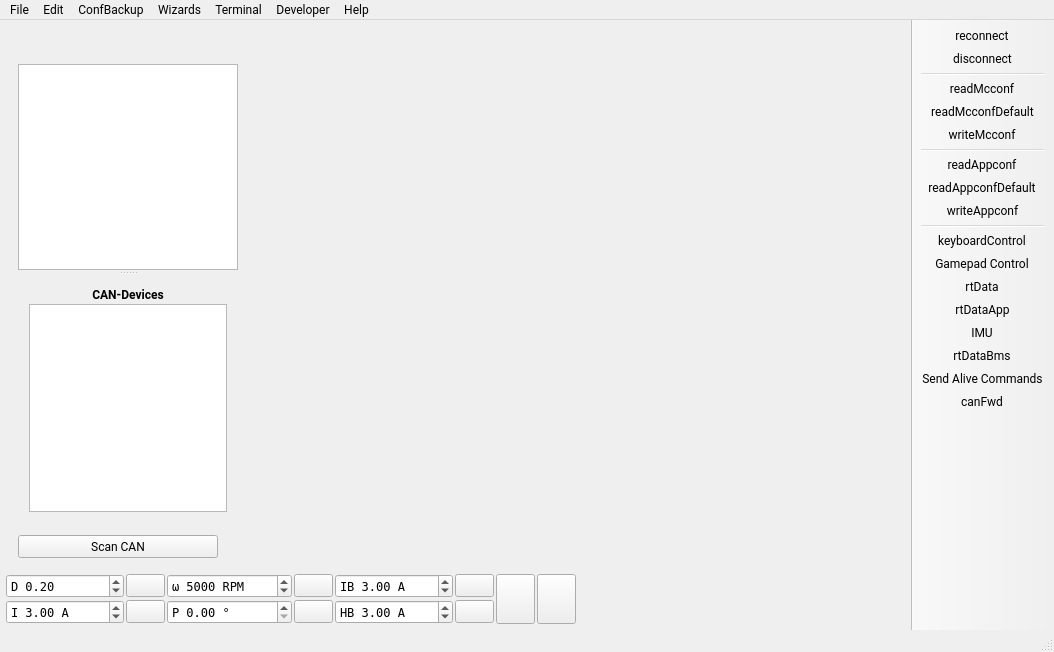
<?xml version="1.0" encoding="UTF-8"?>
<ui version="4.0">
 <class>MainWindow</class>
 <widget class="QMainWindow" name="MainWindow">
  <property name="geometry">
   <rect>
    <x>0</x>
    <y>0</y>
    <width>1054</width>
    <height>652</height>
   </rect>
  </property>
  <property name="font">
   <font>
    <family>Roboto</family>
   </font>
  </property>
  <property name="windowTitle">
   <string>VESC Tool</string>
  </property>
  <property name="windowIcon">
   <iconset>
    <normaloff>:/res/icon.png</normaloff>:/res/icon.png</iconset>
  </property>
  <widget class="QWidget" name="centralWidget">
   <layout class="QVBoxLayout" name="verticalLayout_3">
    <property name="spacing">
     <number>4</number>
    </property>
    <property name="leftMargin">
     <number>6</number>
    </property>
    <property name="topMargin">
     <number>6</number>
    </property>
    <property name="rightMargin">
     <number>6</number>
    </property>
    <property name="bottomMargin">
     <number>6</number>
    </property>
    <item>
     <layout class="QHBoxLayout" name="horizontalLayout">
      <property name="spacing">
       <number>4</number>
      </property>
      <item>
       <layout class="QVBoxLayout" name="verticalLayout_2">
        <property name="spacing">
         <number>12</number>
        </property>
        <property name="leftMargin">
         <number>12</number>
        </property>
        <property name="topMargin">
         <number>12</number>
        </property>
        <property name="rightMargin">
         <number>0</number>
        </property>
        <property name="bottomMargin">
         <number>12</number>
        </property>
        <item>
         <widget class="QLabel" name="pageLabel">
          <property name="enabled">
           <bool>true</bool>
          </property>
          <property name="maximumSize">
           <size>
            <width>220</width>
            <height>56</height>
           </size>
          </property>
          <property name="text">
           <string/>
          </property>
          <property name="scaledContents">
           <bool>true</bool>
          </property>
         </widget>
        </item>
        <item>
         <widget class="QSplitter" name="leftSplitter">
          <property name="orientation">
           <enum>Qt::Vertical</enum>
          </property>
          <property name="handleWidth">
           <number>6</number>
          </property>
          <property name="childrenCollapsible">
           <bool>true</bool>
          </property>
          <widget class="QListWidget" name="pageList">
           <property name="sizePolicy">
            <sizepolicy hsizetype="Expanding" vsizetype="Expanding">
             <horstretch>0</horstretch>
             <verstretch>0</verstretch>
            </sizepolicy>
           </property>
           <property name="minimumSize">
            <size>
             <width>220</width>
             <height>0</height>
            </size>
           </property>
           <property name="maximumSize">
            <size>
             <width>220</width>
             <height>16777215</height>
            </size>
           </property>
           <property name="font">
            <font>
             <family>Roboto</family>
            </font>
           </property>
           <property name="editTriggers">
            <set>QAbstractItemView::NoEditTriggers</set>
           </property>
           <property name="selectionBehavior">
            <enum>QAbstractItemView::SelectRows</enum>
           </property>
           <property name="resizeMode">
            <enum>QListView::Adjust</enum>
           </property>
           <property name="viewMode">
            <enum>QListView::ListMode</enum>
           </property>
          </widget>
          <widget class="QWidget" name="layoutWidget">
           <layout class="QVBoxLayout" name="verticalLayout">
            <property name="spacing">
             <number>2</number>
            </property>
            <item>
             <widget class="QLabel" name="label">
              <property name="font">
               <font>
                <family>Roboto</family>
                <bold>true</bold>
               </font>
              </property>
              <property name="text">
               <string>CAN-Devices</string>
              </property>
              <property name="alignment">
               <set>Qt::AlignCenter</set>
              </property>
             </widget>
            </item>
            <item>
             <widget class="QListWidget" name="canList">
              <property name="minimumSize">
               <size>
                <width>0</width>
                <height>100</height>
               </size>
              </property>
              <property name="font">
               <font>
                <family>Roboto</family>
               </font>
              </property>
              <property name="editTriggers">
               <set>QAbstractItemView::NoEditTriggers</set>
              </property>
              <property name="selectionBehavior">
               <enum>QAbstractItemView::SelectRows</enum>
              </property>
             </widget>
            </item>
           </layout>
          </widget>
         </widget>
        </item>
        <item>
         <widget class="QPushButton" name="scanCanButton">
          <property name="sizePolicy">
           <sizepolicy hsizetype="Expanding" vsizetype="Minimum">
            <horstretch>0</horstretch>
            <verstretch>0</verstretch>
           </sizepolicy>
          </property>
          <property name="maximumSize">
           <size>
            <width>200</width>
            <height>16777215</height>
           </size>
          </property>
          <property name="text">
           <string>Scan CAN</string>
          </property>
         </widget>
        </item>
       </layout>
      </item>
      <item>
       <widget class="QStackedWidget" name="pageWidget">
        <property name="font">
         <font>
          <family>Roboto</family>
         </font>
        </property>
        <property name="currentIndex">
         <number>-1</number>
        </property>
       </widget>
      </item>
     </layout>
    </item>
    <item>
     <layout class="QGridLayout" name="gridLayout_3">
      <property name="spacing">
       <number>2</number>
      </property>
      <item row="0" column="8">
       <widget class="DisplayBar" name="dispDuty" native="true">
        <property name="sizePolicy">
         <sizepolicy hsizetype="MinimumExpanding" vsizetype="Preferred">
          <horstretch>0</horstretch>
          <verstretch>0</verstretch>
         </sizepolicy>
        </property>
        <property name="minimumSize">
         <size>
          <width>150</width>
          <height>0</height>
         </size>
        </property>
       </widget>
      </item>
      <item row="0" column="4">
       <widget class="QDoubleSpinBox" name="brakeCurrentBox">
        <property name="font">
         <font>
          <family>DejaVu Sans Mono</family>
         </font>
        </property>
        <property name="toolTip">
         <string>Brake current</string>
        </property>
        <property name="prefix">
         <string>IB </string>
        </property>
        <property name="suffix">
         <string> A</string>
        </property>
        <property name="minimum">
         <double>-500.000000000000000</double>
        </property>
        <property name="maximum">
         <double>500.000000000000000</double>
        </property>
        <property name="singleStep">
         <double>0.500000000000000</double>
        </property>
        <property name="value">
         <double>3.000000000000000</double>
        </property>
       </widget>
      </item>
      <item row="1" column="1">
       <widget class="QPushButton" name="currentButton">
        <property name="toolTip">
         <string>Current</string>
        </property>
        <property name="text">
         <string/>
        </property>
       </widget>
      </item>
      <item row="0" column="5">
       <widget class="QPushButton" name="brakeCurrentButton">
        <property name="toolTip">
         <string>Brake current</string>
        </property>
        <property name="text">
         <string/>
        </property>
       </widget>
      </item>
      <item row="1" column="5">
       <widget class="QPushButton" name="handbrakeButton">
        <property name="toolTip">
         <string>Handbrake current</string>
        </property>
        <property name="text">
         <string/>
        </property>
       </widget>
      </item>
      <item row="0" column="3">
       <widget class="QPushButton" name="speedButton">
        <property name="toolTip">
         <string>Speed</string>
        </property>
        <property name="text">
         <string/>
        </property>
       </widget>
      </item>
      <item row="0" column="7" rowspan="2">
       <widget class="QPushButton" name="stopButton">
        <property name="sizePolicy">
         <sizepolicy hsizetype="Fixed" vsizetype="MinimumExpanding">
          <horstretch>0</horstretch>
          <verstretch>0</verstretch>
         </sizepolicy>
        </property>
        <property name="toolTip">
         <string>Switch off</string>
        </property>
        <property name="text">
         <string/>
        </property>
        <property name="iconSize">
         <size>
          <width>40</width>
          <height>40</height>
         </size>
        </property>
       </widget>
      </item>
      <item row="0" column="6" rowspan="2">
       <widget class="QPushButton" name="fullBrakeButton">
        <property name="sizePolicy">
         <sizepolicy hsizetype="Fixed" vsizetype="MinimumExpanding">
          <horstretch>0</horstretch>
          <verstretch>0</verstretch>
         </sizepolicy>
        </property>
        <property name="toolTip">
         <string>Full brake</string>
        </property>
        <property name="text">
         <string/>
        </property>
        <property name="iconSize">
         <size>
          <width>40</width>
          <height>40</height>
         </size>
        </property>
        <property name="autoDefault">
         <bool>false</bool>
        </property>
        <property name="default">
         <bool>false</bool>
        </property>
        <property name="flat">
         <bool>false</bool>
        </property>
       </widget>
      </item>
      <item row="1" column="8">
       <widget class="DisplayBar" name="dispCurrent" native="true">
        <property name="sizePolicy">
         <sizepolicy hsizetype="MinimumExpanding" vsizetype="Preferred">
          <horstretch>0</horstretch>
          <verstretch>0</verstretch>
         </sizepolicy>
        </property>
        <property name="minimumSize">
         <size>
          <width>150</width>
          <height>0</height>
         </size>
        </property>
       </widget>
      </item>
      <item row="0" column="2">
       <widget class="QDoubleSpinBox" name="speedBox">
        <property name="font">
         <font>
          <family>DejaVu Sans Mono</family>
         </font>
        </property>
        <property name="toolTip">
         <string>Speed</string>
        </property>
        <property name="prefix">
         <string>ω </string>
        </property>
        <property name="suffix">
         <string> RPM</string>
        </property>
        <property name="decimals">
         <number>0</number>
        </property>
        <property name="minimum">
         <double>-400000.000000000000000</double>
        </property>
        <property name="maximum">
         <double>400000.000000000000000</double>
        </property>
        <property name="singleStep">
         <double>100.000000000000000</double>
        </property>
        <property name="value">
         <double>5000.000000000000000</double>
        </property>
       </widget>
      </item>
      <item row="1" column="4">
       <widget class="QDoubleSpinBox" name="handbrakeBox">
        <property name="font">
         <font>
          <family>DejaVu Sans Mono</family>
         </font>
        </property>
        <property name="toolTip">
         <string>Handbrake current</string>
        </property>
        <property name="prefix">
         <string>HB </string>
        </property>
        <property name="suffix">
         <string> A</string>
        </property>
        <property name="minimum">
         <double>-500.000000000000000</double>
        </property>
        <property name="maximum">
         <double>500.000000000000000</double>
        </property>
        <property name="singleStep">
         <double>0.500000000000000</double>
        </property>
        <property name="value">
         <double>3.000000000000000</double>
        </property>
       </widget>
      </item>
      <item row="0" column="0">
       <widget class="QDoubleSpinBox" name="dutyBox">
        <property name="font">
         <font>
          <family>DejaVu Sans Mono</family>
         </font>
        </property>
        <property name="toolTip">
         <string>Duty cycle</string>
        </property>
        <property name="wrapping">
         <bool>false</bool>
        </property>
        <property name="frame">
         <bool>true</bool>
        </property>
        <property name="prefix">
         <string>D </string>
        </property>
        <property name="minimum">
         <double>-1.000000000000000</double>
        </property>
        <property name="maximum">
         <double>1.000000000000000</double>
        </property>
        <property name="singleStep">
         <double>0.010000000000000</double>
        </property>
        <property name="value">
         <double>0.200000000000000</double>
        </property>
       </widget>
      </item>
      <item row="1" column="3">
       <widget class="QPushButton" name="posButton">
        <property name="toolTip">
         <string>Position</string>
        </property>
        <property name="text">
         <string/>
        </property>
       </widget>
      </item>
      <item row="0" column="1">
       <widget class="QPushButton" name="dutyButton">
        <property name="toolTip">
         <string>Duty cycle</string>
        </property>
        <property name="text">
         <string/>
        </property>
        <property name="flat">
         <bool>false</bool>
        </property>
       </widget>
      </item>
      <item row="1" column="2">
       <widget class="QDoubleSpinBox" name="posBox">
        <property name="font">
         <font>
          <family>DejaVu Sans Mono</family>
         </font>
        </property>
        <property name="toolTip">
         <string>Position</string>
        </property>
        <property name="prefix">
         <string>P </string>
        </property>
        <property name="suffix">
         <string> °</string>
        </property>
        <property name="maximum">
         <double>360.000000000000000</double>
        </property>
        <property name="singleStep">
         <double>0.100000000000000</double>
        </property>
        <property name="value">
         <double>0.000000000000000</double>
        </property>
       </widget>
      </item>
      <item row="1" column="0">
       <widget class="QDoubleSpinBox" name="currentBox">
        <property name="font">
         <font>
          <family>DejaVu Sans Mono</family>
         </font>
        </property>
        <property name="toolTip">
         <string>Current</string>
        </property>
        <property name="frame">
         <bool>true</bool>
        </property>
        <property name="prefix">
         <string>I </string>
        </property>
        <property name="suffix">
         <string> A</string>
        </property>
        <property name="minimum">
         <double>-5000.000000000000000</double>
        </property>
        <property name="maximum">
         <double>5000.000000000000000</double>
        </property>
        <property name="singleStep">
         <double>0.500000000000000</double>
        </property>
        <property name="value">
         <double>3.000000000000000</double>
        </property>
       </widget>
      </item>
     </layout>
    </item>
   </layout>
  </widget>
  <widget class="QToolBar" name="mainToolBar">
   <property name="toolTip">
    <string/>
   </property>
   <property name="movable">
    <bool>false</bool>
   </property>
   <property name="iconSize">
    <size>
     <width>24</width>
     <height>24</height>
    </size>
   </property>
   <property name="toolButtonStyle">
    <enum>Qt::ToolButtonIconOnly</enum>
   </property>
   <property name="floatable">
    <bool>false</bool>
   </property>
   <attribute name="toolBarArea">
    <enum>RightToolBarArea</enum>
   </attribute>
   <attribute name="toolBarBreak">
    <bool>false</bool>
   </attribute>
   <addaction name="actionReconnect"/>
   <addaction name="actionDisconnect"/>
   <addaction name="separator"/>
   <addaction name="actionReadMcconf"/>
   <addaction name="actionReadMcconfDefault"/>
   <addaction name="actionWriteMcconf"/>
   <addaction name="separator"/>
   <addaction name="actionReadAppconf"/>
   <addaction name="actionReadAppconfDefault"/>
   <addaction name="actionWriteAppconf"/>
   <addaction name="separator"/>
   <addaction name="actionKeyboardControl"/>
   <addaction name="actionGamepadControl"/>
   <addaction name="actionRtData"/>
   <addaction name="actionRtDataApp"/>
   <addaction name="actionIMU"/>
   <addaction name="actionrtDataBms"/>
   <addaction name="actionSendAlive"/>
   <addaction name="actionCanFwd"/>
  </widget>
  <widget class="QStatusBar" name="statusBar"/>
  <widget class="QMenuBar" name="menuBar">
   <property name="geometry">
    <rect>
     <x>0</x>
     <y>0</y>
     <width>1054</width>
     <height>23</height>
    </rect>
   </property>
   <widget class="QMenu" name="menuFile">
    <property name="title">
     <string>File</string>
    </property>
    <addaction name="actionSaveMotorConfXml"/>
    <addaction name="actionLoadMotorConfXml"/>
    <addaction name="separator"/>
    <addaction name="actionSaveAppconfXml"/>
    <addaction name="actionLoadAppconfXml"/>
    <addaction name="separator"/>
    <addaction name="actionSaveMotorConfigurationHeader"/>
    <addaction name="actionSaveMotorConfigurationHeaderWrap"/>
    <addaction name="separator"/>
    <addaction name="actionSaveAppConfigurationHeader"/>
    <addaction name="actionSaveAppConfigurationHeaderWrap"/>
    <addaction name="separator"/>
    <addaction name="actionLaunchBoardConfigurator"/>
    <addaction name="actionLaunchMobileTool"/>
    <addaction name="separator"/>
    <addaction name="actionExit"/>
   </widget>
   <widget class="QMenu" name="menuHelp">
    <property name="title">
     <string>Help</string>
    </property>
    <addaction name="separator"/>
    <addaction name="actionVESCProjectForums"/>
    <addaction name="separator"/>
    <addaction name="actionVESCToolChangelog"/>
    <addaction name="actionFirmwareChangelog"/>
    <addaction name="separator"/>
    <addaction name="actionAbout"/>
    <addaction name="actionLibrariesUsed"/>
    <addaction name="actionAboutQt"/>
    <addaction name="separator"/>
    <addaction name="actionSafetyInformation"/>
    <addaction name="actionWarrantyStatement"/>
    <addaction name="actionLicense"/>
   </widget>
   <widget class="QMenu" name="menuTools">
    <property name="title">
     <string>Developer</string>
    </property>
    <addaction name="actionParameterEditorMcconf"/>
    <addaction name="actionParameterEditorAppconf"/>
    <addaction name="actionParameterEditorInfo"/>
    <addaction name="actionParameterEditorFW"/>
    <addaction name="actionParameterEditorCustomConf0"/>
    <addaction name="actionExportConfigurationParser"/>
   </widget>
   <widget class="QMenu" name="menuTerminal">
    <property name="title">
     <string>Terminal</string>
    </property>
    <addaction name="actionTerminalShowHelp"/>
    <addaction name="actionTerminalPrintFaults"/>
    <addaction name="actionTerminalPrintThreads"/>
    <addaction name="separator"/>
    <addaction name="actionTerminalDRVResetLatchedFaults"/>
    <addaction name="separator"/>
    <addaction name="actionTerminalClear"/>
    <addaction name="separator"/>
    <addaction name="actionReboot"/>
    <addaction name="actionShutdown"/>
   </widget>
   <widget class="QMenu" name="menuCommands">
    <property name="font">
     <font>
      <family>Roboto</family>
     </font>
    </property>
    <property name="title">
     <string>Edit</string>
    </property>
    <addaction name="actionPreferences"/>
   </widget>
   <widget class="QMenu" name="menuWizards">
    <property name="title">
     <string>Wizards</string>
    </property>
    <addaction name="actionAutoSetupFOC"/>
    <addaction name="actionSetupMotorsFOCQuick"/>
    <addaction name="actionAppSetupWizard"/>
    <addaction name="actionMotorSetupWizard"/>
   </widget>
   <widget class="QMenu" name="menuTools_2">
    <property name="title">
     <string>ConfBackup</string>
    </property>
    <addaction name="actionBackupConfiguration"/>
    <addaction name="actionBackupConfigurationsCAN"/>
    <addaction name="actionRestoreConfiguration"/>
    <addaction name="actionRestoreConfigurationsCAN"/>
    <addaction name="actionClearConfigurationBackups"/>
   </widget>
   <addaction name="menuFile"/>
   <addaction name="menuCommands"/>
   <addaction name="menuTools_2"/>
   <addaction name="menuWizards"/>
   <addaction name="menuTerminal"/>
   <addaction name="menuTools"/>
   <addaction name="menuHelp"/>
  </widget>
  <action name="actionReadMcconf">
   <property name="text">
    <string>readMcconf</string>
   </property>
   <property name="toolTip">
    <string>Read motor Configuration</string>
   </property>
  </action>
  <action name="actionReadMcconfDefault">
   <property name="text">
    <string>readMcconfDefault</string>
   </property>
   <property name="toolTip">
    <string>Read default motor configuration</string>
   </property>
  </action>
  <action name="actionWriteMcconf">
   <property name="text">
    <string>writeMcconf</string>
   </property>
   <property name="toolTip">
    <string>Write motor configuration</string>
   </property>
  </action>
  <action name="actionSaveMotorConfXml">
   <property name="text">
    <string>Save Motor Configuration XML as...</string>
   </property>
  </action>
  <action name="actionLoadMotorConfXml">
   <property name="text">
    <string>Load Motor Configuration XML</string>
   </property>
  </action>
  <action name="actionDisconnect">
   <property name="text">
    <string>disconnect</string>
   </property>
   <property name="toolTip">
    <string>Disconnect</string>
   </property>
  </action>
  <action name="actionReboot">
   <property name="text">
    <string>Reboot</string>
   </property>
   <property name="toolTip">
    <string>Reboot via CPU reset</string>
   </property>
  </action>
  <action name="actionShutdown">
   <property name="text">
    <string>Shutdown</string>
   </property>
   <property name="toolTip">
    <string>Shutdown (for controllers with auto-shutdown support only)</string>
   </property>
  </action>
  <action name="actionCanFwd">
   <property name="checkable">
    <bool>true</bool>
   </property>
   <property name="text">
    <string>canFwd</string>
   </property>
   <property name="toolTip">
    <string>Forward communication over CAN-bus</string>
   </property>
  </action>
  <action name="actionReconnect">
   <property name="text">
    <string>reconnect</string>
   </property>
   <property name="toolTip">
    <string>Reconnect last connection</string>
   </property>
  </action>
  <action name="actionRtData">
   <property name="checkable">
    <bool>true</bool>
   </property>
   <property name="text">
    <string>rtData</string>
   </property>
   <property name="toolTip">
    <string>Stream realtime data</string>
   </property>
  </action>
  <action name="actionReadAppconf">
   <property name="text">
    <string>readAppconf</string>
   </property>
   <property name="toolTip">
    <string>Read app configuration</string>
   </property>
  </action>
  <action name="actionReadAppconfDefault">
   <property name="text">
    <string>readAppconfDefault</string>
   </property>
   <property name="toolTip">
    <string>Read default app configuration</string>
   </property>
  </action>
  <action name="actionWriteAppconf">
   <property name="text">
    <string>writeAppconf</string>
   </property>
   <property name="toolTip">
    <string>Write app configuration</string>
   </property>
  </action>
  <action name="actionSaveAppconfXml">
   <property name="text">
    <string>Save App Configuration XML as...</string>
   </property>
  </action>
  <action name="actionLoadAppconfXml">
   <property name="text">
    <string>Load App Configuration XML</string>
   </property>
  </action>
  <action name="actionExit">
   <property name="text">
    <string>Exit</string>
   </property>
  </action>
  <action name="actionAbout">
   <property name="text">
    <string>About VESC Tool</string>
   </property>
  </action>
  <action name="actionKeyboardControl">
   <property name="checkable">
    <bool>true</bool>
   </property>
   <property name="text">
    <string>keyboardControl</string>
   </property>
   <property name="toolTip">
    <string>&lt;!DOCTYPE HTML PUBLIC &quot;-//W3C//DTD HTML 4.0//EN&quot; &quot;http://www.w3.org/TR/REC-html40/strict.dtd&quot;&gt;
&lt;html&gt;&lt;head&gt;&lt;meta name=&quot;qrichtext&quot; content=&quot;1&quot; /&gt;&lt;style type=&quot;text/css&quot;&gt;
p, li { white-space: pre-wrap; }
&lt;/style&gt;&lt;/head&gt;&lt;body style=&quot; font-family:'Roboto'; font-size:11pt; font-weight:400; font-style:normal;&quot;&gt;
&lt;p style=&quot; margin-top:0px; margin-bottom:0px; margin-left:0px; margin-right:0px; -qt-block-indent:0; text-indent:0px;&quot;&gt;&lt;span style=&quot; font-family:'Roboto';&quot;&gt;Enable keyboard control.&lt;/span&gt;&lt;/p&gt;
&lt;p style=&quot;-qt-paragraph-type:empty; margin-top:0px; margin-bottom:0px; margin-left:0px; margin-right:0px; -qt-block-indent:0; text-indent:0px; font-family:'Roboto';&quot;&gt;&lt;br /&gt;&lt;/p&gt;
&lt;p style=&quot; margin-top:0px; margin-bottom:0px; margin-left:0px; margin-right:0px; -qt-block-indent:0; text-indent:0px;&quot;&gt;&lt;span style=&quot; font-family:'Roboto';&quot;&gt;Key functions:&lt;/span&gt;&lt;/p&gt;
&lt;p style=&quot; margin-top:0px; margin-bottom:0px; margin-left:0px; margin-right:0px; -qt-block-indent:0; text-indent:0px;&quot;&gt;&lt;span style=&quot; font-family:'Roboto';&quot;&gt;&lt;br /&gt;&lt;/span&gt;&lt;span style=&quot; font-family:'Roboto'; font-weight:600;&quot;&gt;Up and Down Arrow Keys&lt;/span&gt;&lt;/p&gt;
&lt;p style=&quot; margin-top:0px; margin-bottom:0px; margin-left:0px; margin-right:0px; -qt-block-indent:0; text-indent:0px;&quot;&gt;&lt;span style=&quot; font-family:'Roboto';&quot;&gt;Current control using the current value in the lower&lt;/span&gt;&lt;/p&gt;
&lt;p style=&quot; margin-top:0px; margin-bottom:0px; margin-left:0px; margin-right:0px; -qt-block-indent:0; text-indent:0px;&quot;&gt;&lt;span style=&quot; font-family:'Roboto';&quot;&gt;left corner.&lt;/span&gt;&lt;/p&gt;
&lt;p style=&quot;-qt-paragraph-type:empty; margin-top:0px; margin-bottom:0px; margin-left:0px; margin-right:0px; -qt-block-indent:0; text-indent:0px; font-family:'Roboto';&quot;&gt;&lt;br /&gt;&lt;/p&gt;
&lt;p style=&quot; margin-top:0px; margin-bottom:0px; margin-left:0px; margin-right:0px; -qt-block-indent:0; text-indent:0px;&quot;&gt;&lt;span style=&quot; font-family:'Roboto'; font-weight:600;&quot;&gt;Right and Left Arrow Keys&lt;/span&gt;&lt;/p&gt;
&lt;p style=&quot; margin-top:0px; margin-bottom:0px; margin-left:0px; margin-right:0px; -qt-block-indent:0; text-indent:0px;&quot;&gt;&lt;span style=&quot; font-family:'Roboto';&quot;&gt;Duty cycle control. Slowly ramps up and down the duty&lt;/span&gt;&lt;/p&gt;
&lt;p style=&quot; margin-top:0px; margin-bottom:0px; margin-left:0px; margin-right:0px; -qt-block-indent:0; text-indent:0px;&quot;&gt;&lt;span style=&quot; font-family:'Roboto';&quot;&gt;cycle. When e.g. starting with right and then also holding&lt;/span&gt;&lt;/p&gt;
&lt;p style=&quot; margin-top:0px; margin-bottom:0px; margin-left:0px; margin-right:0px; -qt-block-indent:0; text-indent:0px;&quot;&gt;&lt;span style=&quot; font-family:'Roboto';&quot;&gt;left, the duty cycle is ramped higher.&lt;/span&gt;&lt;/p&gt;
&lt;p style=&quot;-qt-paragraph-type:empty; margin-top:0px; margin-bottom:0px; margin-left:0px; margin-right:0px; -qt-block-indent:0; text-indent:0px; font-family:'Roboto';&quot;&gt;&lt;br /&gt;&lt;/p&gt;
&lt;p style=&quot; margin-top:0px; margin-bottom:0px; margin-left:0px; margin-right:0px; -qt-block-indent:0; text-indent:0px;&quot;&gt;&lt;span style=&quot; font-family:'Roboto'; font-weight:600;&quot;&gt;Page Down&lt;/span&gt;&lt;/p&gt;
&lt;p style=&quot; margin-top:0px; margin-bottom:0px; margin-left:0px; margin-right:0px; -qt-block-indent:0; text-indent:0px;&quot;&gt;&lt;span style=&quot; font-family:'Roboto';&quot;&gt;Brake with the current set in the lower left corner.&lt;/span&gt;&lt;/p&gt;&lt;/body&gt;&lt;/html&gt;</string>
   </property>
  </action>
  <action name="actionParameterEditorMcconf">
   <property name="text">
    <string>Parameter Editor Mcconf</string>
   </property>
  </action>
  <action name="actionParameterEditorAppconf">
   <property name="text">
    <string>Parameter Editor Appconf</string>
   </property>
  </action>
  <action name="actionSaveAppConfigurationHeader">
   <property name="text">
    <string>Save App Configuration C Header as...</string>
   </property>
  </action>
  <action name="actionSaveMotorConfigurationHeader">
   <property name="text">
    <string>Save Motor Configuration C Header as...</string>
   </property>
  </action>
  <action name="actionSaveAppConfigurationHeaderWrap">
   <property name="text">
    <string>Save App Configuration C Header (ifdef wrapped) as...</string>
   </property>
  </action>
  <action name="actionSaveMotorConfigurationHeaderWrap">
   <property name="text">
    <string>Save Motor Configuration C Header (ifdef wrapped) as...</string>
   </property>
  </action>
  <action name="actionRtDataApp">
   <property name="checkable">
    <bool>true</bool>
   </property>
   <property name="text">
    <string>rtDataApp</string>
   </property>
   <property name="toolTip">
    <string>Stream realtime app data</string>
   </property>
  </action>
  <action name="actionTerminalPrintFaults">
   <property name="text">
    <string>Print Faults</string>
   </property>
   <property name="toolTip">
    <string>Print Faults</string>
   </property>
  </action>
  <action name="actionTerminalShowHelp">
   <property name="text">
    <string>Show Help</string>
   </property>
  </action>
  <action name="actionTerminalClear">
   <property name="text">
    <string>Clear Terminal</string>
   </property>
  </action>
  <action name="actionTerminalPrintThreads">
   <property name="text">
    <string>Print Threads</string>
   </property>
   <property name="toolTip">
    <string>Print Threads</string>
   </property>
  </action>
  <action name="actionSendAlive">
   <property name="checkable">
    <bool>true</bool>
   </property>
   <property name="text">
    <string>Send Alive Commands</string>
   </property>
   <property name="toolTip">
    <string>Send alive packets periodically to prevent timeout</string>
   </property>
  </action>
  <action name="actionLibrariesUsed">
   <property name="text">
    <string>About Libraries Used</string>
   </property>
  </action>
  <action name="actionMotorSetupWizard">
   <property name="text">
    <string>Setup Other Motors</string>
   </property>
   <property name="toolTip">
    <string>Start the Motor Setup Wizard</string>
   </property>
   <property name="menuRole">
    <enum>QAction::NoRole</enum>
   </property>
  </action>
  <action name="actionAppSetupWizard">
   <property name="text">
    <string>Setup Input</string>
   </property>
   <property name="toolTip">
    <string>Start the App Setup Wizard</string>
   </property>
   <property name="menuRole">
    <enum>QAction::NoRole</enum>
   </property>
  </action>
  <action name="actionAboutQt">
   <property name="text">
    <string>About Qt</string>
   </property>
   <property name="toolTip">
    <string>Show the Qt library's About box</string>
   </property>
  </action>
  <action name="actionParameterEditorInfo">
   <property name="text">
    <string>Parameter Editor Info</string>
   </property>
  </action>
  <action name="actionSafetyInformation">
   <property name="text">
    <string>Safety Information</string>
   </property>
  </action>
  <action name="actionWarrantyStatement">
   <property name="text">
    <string>Limited Warranty Statement</string>
   </property>
   <property name="toolTip">
    <string>Limited Warranty Statement</string>
   </property>
  </action>
  <action name="actionVESCToolChangelog">
   <property name="text">
    <string>VESC Tool Changelog</string>
   </property>
  </action>
  <action name="actionTerminalDRVResetLatchedFaults">
   <property name="text">
    <string>DRV Reset Latched Faults</string>
   </property>
  </action>
  <action name="actionVESCProjectForums">
   <property name="text">
    <string>VESC Project Forums</string>
   </property>
  </action>
  <action name="actionFirmwareChangelog">
   <property name="text">
    <string>Firmware Changelog</string>
   </property>
  </action>
  <action name="actionLicense">
   <property name="text">
    <string>License</string>
   </property>
  </action>
  <action name="actionAutoSetupFOC">
   <property name="text">
    <string>Setup Motors FOC</string>
   </property>
   <property name="menuRole">
    <enum>QAction::NoRole</enum>
   </property>
  </action>
  <action name="actionExportConfigurationParser">
   <property name="text">
    <string>Export Configuration Parser</string>
   </property>
  </action>
  <action name="actionIMU">
   <property name="checkable">
    <bool>true</bool>
   </property>
   <property name="text">
    <string>IMU</string>
   </property>
   <property name="toolTip">
    <string>Activate IMU Sampling</string>
   </property>
  </action>
  <action name="actionLoadFirmwareConfigs">
   <property name="icon">
    <iconset resource="res.qrc">
     <normaloff>:/res/icons/Electronics-96.png</normaloff>:/res/icons/Electronics-96.png</iconset>
   </property>
   <property name="text">
    <string>Load Firmware Configs</string>
   </property>
  </action>
  <action name="actionBackupConfiguration">
   <property name="text">
    <string>Backup Configuration</string>
   </property>
   <property name="toolTip">
    <string>Backup Configuration (no CAN)</string>
   </property>
  </action>
  <action name="actionRestoreConfiguration">
   <property name="text">
    <string>Restore Configuration</string>
   </property>
   <property name="toolTip">
    <string>Restore Configuration</string>
   </property>
  </action>
  <action name="actionClearConfigurationBackups">
   <property name="text">
    <string>Clear Configuration Backups</string>
   </property>
  </action>
  <action name="actionParameterEditorFW">
   <property name="text">
    <string>Parameter Editor FW</string>
   </property>
   <property name="font">
    <font/>
   </property>
  </action>
  <action name="actionBackupConfigurationsCAN">
   <property name="text">
    <string>Backup Configurations (Including CAN)</string>
   </property>
  </action>
  <action name="actionRestoreConfigurationsCAN">
   <property name="text">
    <string>Restore Configurations (Including CAN)</string>
   </property>
  </action>
  <action name="actionrtDataBms">
   <property name="checkable">
    <bool>true</bool>
   </property>
   <property name="text">
    <string>rtDataBms</string>
   </property>
   <property name="toolTip">
    <string>Stream BMS realtime data</string>
   </property>
  </action>
  <action name="actionGamepadControl">
   <property name="checkable">
    <bool>true</bool>
   </property>
   <property name="text">
    <string>Gamepad Control</string>
   </property>
   <property name="toolTip">
    <string>Use Gamepad Control</string>
   </property>
  </action>
  <action name="actionParameterEditorCustomConf0">
   <property name="text">
    <string>Parameter Editor Custom Conf 0</string>
   </property>
  </action>
  <action name="actionSetupMotorsFOCQuick">
   <property name="text">
    <string>Setup Motors FOC (old)</string>
   </property>
   <property name="menuRole">
    <enum>QAction::NoRole</enum>
   </property>
  </action>
  <action name="actionPreferences">
   <property name="text">
    <string>Preferences</string>
   </property>
   <property name="shortcutVisibleInContextMenu">
    <bool>false</bool>
   </property>
  </action>
  <action name="actionLaunchBoardConfigurator">
   <property name="text">
    <string>Restart + Launch Board Configurator</string>
   </property>
  </action>
  <action name="actionLaunchMobileTool">
   <property name="text">
    <string>Restart + Launch Mobile Tool</string>
   </property>
  </action>
 </widget>
 <layoutdefault spacing="6" margin="11"/>
 <customwidgets>
  <customwidget>
   <class>DisplayBar</class>
   <extends>QWidget</extends>
   <header>widgets/displaybar.h</header>
   <container>1</container>
  </customwidget>
 </customwidgets>
 <resources>
  <include location="res.qrc"/>
 </resources>
 <connections/>
</ui>
